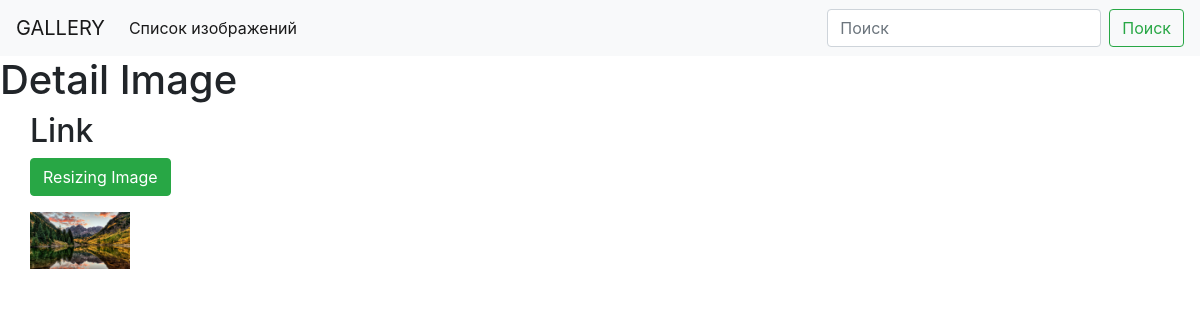
Page /40/ on the committed database.
### gallery/models.py (models this page shows, shortened)
class Images(models.Model):
    title = models.CharField("Заголовок", max_length=300)
    image = models.ImageField("Изображение",
                              upload_to='images/',
                              blank=True,
                              width_field='image_width',
                              height_field='image_height'
                              )
    url = models.URLField(blank=True)
    created = models.DateField(auto_now_add=True)
    slug = models.SlugField(max_length=400, db_index=True, unique=True)
    image_width = models.PositiveIntegerField(null=True, blank=True, editable=False, default='600')
    image_height = models.PositiveIntegerField(null=True, blank=True, editable=False, default='600')
    class Meta:
        verbose_name = 'Изображение'
        verbose_name_plural = 'Изображении'

### gallery/views.py (the view)
# urls.py: path('<int:pk>/', views.ImageDetailView.as_view(), name='detail_image'),
class ImageDetailView(DetailView):
    model = Images
    template_name = 'gallery/image_detail.html'
    id_field = 'pk'
    context_object_name = 'image_detail'
    def get_context_data(self, **kwargs):
        context = super().get_context_data(**kwargs)
        context["form"] = ResizingImageForm()
        return context

### gallery/forms.py
class ResizingImageForm(forms.Form):
    height = forms.DecimalField(widget=forms.NumberInput(attrs={"class": "form-control border"}))
    width = forms.DecimalField(widget=forms.NumberInput(attrs={"class": "form-control border"}))

### gallery/templates/gallery/image_detail.html
{% extends "base.html" %}
{% block content %}
<h1>Detail Image</h1>
<div class="container">
    <div class="row">
        <div>
            <h2>{{ image_detail.title }}</h2>
            <p>
                <a href="{% url 'resizing_image' image_detail.slug %}" class="btn btn-success">Resizing Image</a>
            </p>
            <div>
                <img src="{% if image_detail.image %}{{ image_detail.image.url }}{% elif image_detail.url %}{{ image_detail.url.url }}{% endif %}" alt="{{ image_detail.title }}" feight={{image_detail.image_height}} width={{image_detail.image_width}}>
            </div>
        </div>
    </div>
</div>
{% endblock %}

### rows in the picture
Images: title "Link", image (picture)
